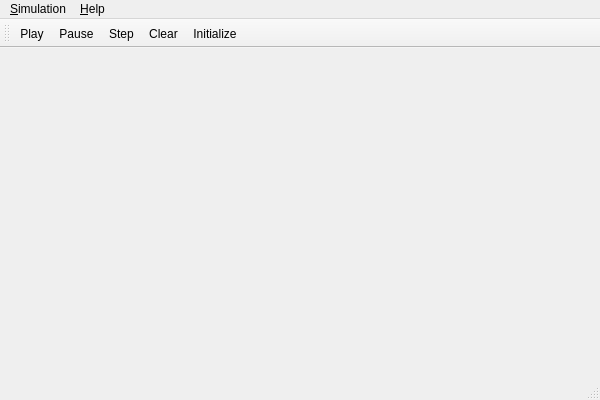
<?xml version="1.0" encoding="UTF-8"?>
<ui version="4.0">
 <class>ControllerClass</class>
 <widget class="QMainWindow" name="ControllerClass">
  <property name="geometry">
   <rect>
    <x>0</x>
    <y>0</y>
    <width>600</width>
    <height>400</height>
   </rect>
  </property>
  <property name="windowTitle">
   <string>Controller</string>
  </property>
  <widget class="QWidget" name="centralWidget"/>
  <widget class="QToolBar" name="mainToolBar">
   <attribute name="toolBarArea">
    <enum>TopToolBarArea</enum>
   </attribute>
   <attribute name="toolBarBreak">
    <bool>false</bool>
   </attribute>
   <addaction name="actionPlay"/>
   <addaction name="actionPause"/>
   <addaction name="actionStep"/>
   <addaction name="actionClear"/>
   <addaction name="actionInitialize"/>
  </widget>
  <widget class="QStatusBar" name="statusBar"/>
  <widget class="QMenuBar" name="menuBar">
   <property name="geometry">
    <rect>
     <x>0</x>
     <y>0</y>
     <width>600</width>
     <height>21</height>
    </rect>
   </property>
   <widget class="QMenu" name="menu_Simulation">
    <property name="title">
     <string>&amp;Simulation</string>
    </property>
    <addaction name="actionPlay"/>
    <addaction name="actionPause"/>
    <addaction name="actionStep"/>
    <addaction name="actionClear"/>
    <addaction name="actionInitialize"/>
    <addaction name="separator"/>
    <addaction name="actionSettings"/>
   </widget>
   <widget class="QMenu" name="menu_Help">
    <property name="title">
     <string>&amp;Help</string>
    </property>
   </widget>
   <addaction name="menu_Simulation"/>
   <addaction name="menu_Help"/>
  </widget>
  <action name="actionPlay">
   <property name="icon">
    <iconset resource="controller.qrc">
     <normaloff>:/images/play.png</normaloff>:/images/play.png</iconset>
   </property>
   <property name="text">
    <string>Play</string>
   </property>
   <property name="toolTip">
    <string>Start the simulaiton</string>
   </property>
  </action>
  <action name="actionPause">
   <property name="icon">
    <iconset resource="controller.qrc">
     <normaloff>:/images/pause.png</normaloff>:/images/pause.png</iconset>
   </property>
   <property name="text">
    <string>Pause</string>
   </property>
   <property name="toolTip">
    <string>Pause the simulation</string>
   </property>
  </action>
  <action name="actionStep">
   <property name="icon">
    <iconset resource="controller.qrc">
     <normaloff>:/images/next.png</normaloff>:/images/next.png</iconset>
   </property>
   <property name="text">
    <string>Step</string>
   </property>
   <property name="toolTip">
    <string>Advance the simulation one time step</string>
   </property>
  </action>
  <action name="actionClear">
   <property name="text">
    <string>Clear</string>
   </property>
   <property name="toolTip">
    <string>Clear the lattice</string>
   </property>
  </action>
  <action name="actionInitialize">
   <property name="text">
    <string>Initialize</string>
   </property>
   <property name="toolTip">
    <string>Intialize the lattice's cells</string>
   </property>
  </action>
  <action name="actionSettings">
   <property name="text">
    <string>Settings</string>
   </property>
   <property name="toolTip">
    <string>Open settings dialog</string>
   </property>
  </action>
 </widget>
 <layoutdefault spacing="6" margin="11"/>
 <resources>
  <include location="controller.qrc"/>
 </resources>
 <connections/>
</ui>
